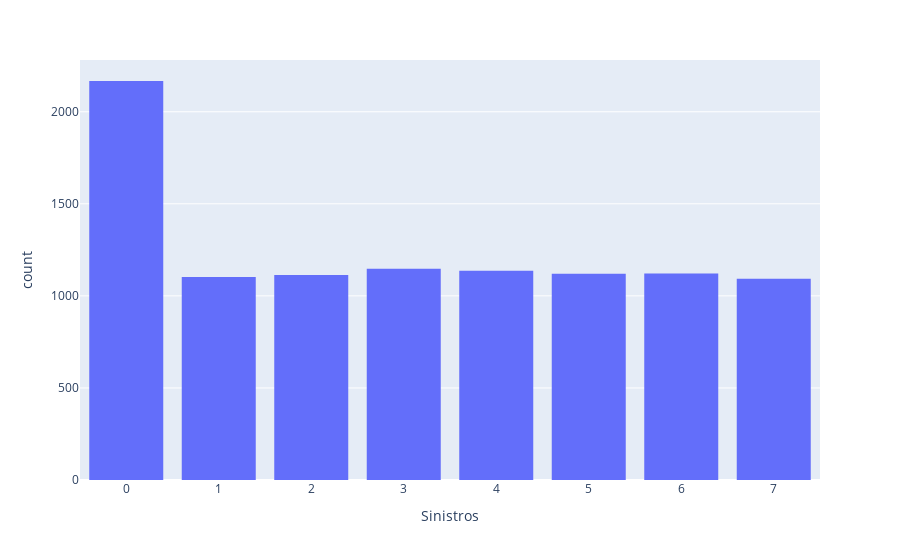

This figure's notebook cell:
### Markdown cell above
Histograma da quantidade de sinistros.

### Code cell
clientes["Sinistros"] = clientes["Sinistros"].astype("category")
fig = px.histogram(clientes, x="Sinistros")
fig.update_layout(bargap=0.2)
fig.show(display="notebook")

### Figure 1 — Plotly figure (JSON) as saved in the notebook; plotly's stock layout.template omitted (floating-point values rounded to 4 significant figures; data arrays with more than 128 entries replaced by an {"elided": "..."} marker saying what was removed)
{"data": [{"alignmentgroup": "True", "bingroup": "x", "hovertemplate": "Sinistros=%{x}<br>count=%{y}<extra></extra>", "legendgroup": "", "marker": {"color": "#636efa", "pattern": {"shape": ""}}, "name": "", "offsetgroup": "", "orientation": "v", "showlegend": false, "type": "histogram", "x": {"elided": "10000 int values"}, "xaxis": "x", "yaxis": "y"}], "layout": {"bargap": 0.2, "barmode": "relative", "legend": {"tracegroupgap": 0}, "margin": {"t": 60}, "xaxis": {"anchor": "y", "domain": [0, 1], "title": {"text": "Sinistros"}}, "yaxis": {"anchor": "x", "domain": [0, 1], "title": {"text": "count"}}}}
